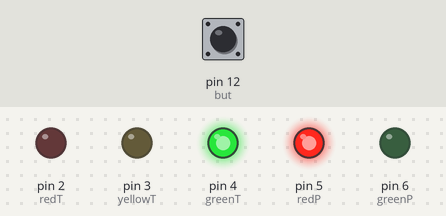
The sketch below on a simulated Arduino Uno, built with avr-gcc and run on an emulated ATmega328P. Parts: output pins drawn as LEDs (lit = HIGH). The inputs (shaded band) are chosen by the test bench; at power-on: pin 12 (but) HIGH.

Above: at 5.0 s.
At 10.2 s:
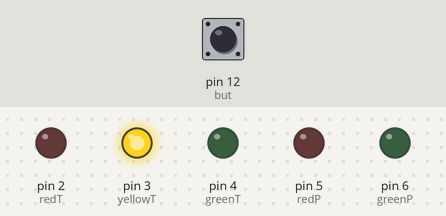
At 12.7 s:
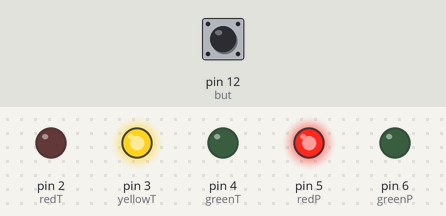
At 15.5 s:
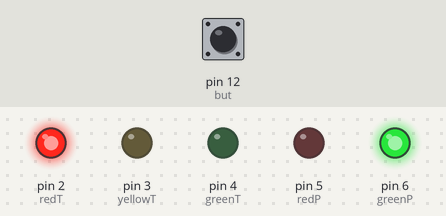
At 20.7 s:
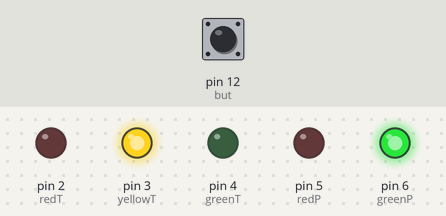
Timing chart, 0 to 27.3 s (numbered marks = the images above):
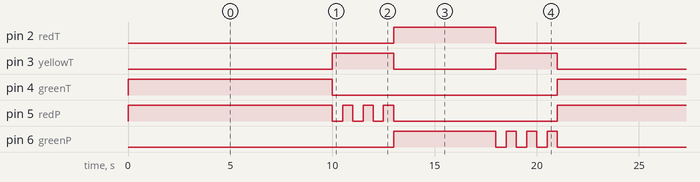

Measured:
- by itself, pin 2 (redT): alternates HIGH for 5.0 s and LOW for 16.0 s
- by itself, pin 3 (yellowT): repeats every 21.0 s: LOW 5.0 s, HIGH 3.0 s, LOW 10.0 s, HIGH 3.0 s
- by itself, pin 4 (greenT): alternates HIGH for 10.0 s and LOW for 11.0 s
- by itself, pin 5 (redP): repeats every 21.0 s: 3 × (LOW 0.50 s, HIGH 0.50 s), LOW 8.0 s, HIGH 10.0 s
- by itself, pin 6 (greenP): repeats every 21.0 s: 3 × (LOW 0.50 s, HIGH 0.50 s), LOW 13.0 s, HIGH 5.0 s

The sketch:

Assignment_2A.ino
```cpp
// Declare variables and pin numbers for LEDs and button
// (LED colour)T --> Traffic light LED
// (LED colour)P --> Pedestrian light LED
const int redT = 2;
const int yellowT = 3;
const int greenT = 4;
const int redP = 5;
const int greenP = 6;
const int but = 12;
int val; // button's digital input value variable
int i;   // for loop variable

// Custom function to blink redP LED and
// to turn ON yellowT LED
void red_b () {
  digitalWrite (redP, LOW);
  digitalWrite (yellowT, HIGH);
  delay (500);
  digitalWrite (redP, HIGH);
  digitalWrite (yellowT, HIGH);
  delay (500);
}

// Custom function to blink greenP LED and
// to turn ON yellowT LED
void green_b () {
  digitalWrite (greenP, LOW);
  digitalWrite (yellowT, HIGH);
  delay (500);
  digitalWrite (greenP, HIGH);
  digitalWrite (yellowT, HIGH);
  delay (500);
}

void setup() {
  Serial.begin (9600); // Initialize serial communication
  pinMode (but, INPUT_PULLUP); // Set button pin as input

  // Set all LED pins as output
  for (i=2; i<=6; i++) {
    pinMode (i, OUTPUT);
  }

}

void loop() {

  // Read digital input value from button
  val = digitalRead (but);

  //Day time traffic condition (many pedestrians)
  if (val == 0)  {
    digitalWrite (greenP, LOW);
    digitalWrite (yellowT, LOW);
    digitalWrite (greenT, HIGH);
    digitalWrite (redP, HIGH);
    delay (5000);

    digitalWrite (greenT, LOW);
    for (i=1; i<=3; i++) {
      red_b ();
    }

    digitalWrite (redP, LOW);
    digitalWrite (yellowT, LOW);
    digitalWrite (redT, HIGH);
    digitalWrite (greenP, HIGH);
    delay (10000);

    digitalWrite (redT, LOW);
    for (i=1; i<=3; i++) {
      green_b ();
    }

  }

  //Night time traffic condition (less pedestrians)
  else if (val == 1) {
    digitalWrite (greenP, LOW);
    digitalWrite (yellowT, LOW);
    digitalWrite (greenT, HIGH);
    digitalWrite (redP, HIGH);
    delay (10000);

    digitalWrite (greenT, LOW);
    for (i=1; i<=3; i++) {
      red_b ();
    }

    digitalWrite (redP, LOW);
    digitalWrite (yellowT, LOW);
    digitalWrite (redT, HIGH);
    digitalWrite (greenP, HIGH);
    delay (5000);

    digitalWrite (redT, LOW);
    for (i=1; i<=3; i++) {
      green_b ();
    }
  }
}
```
